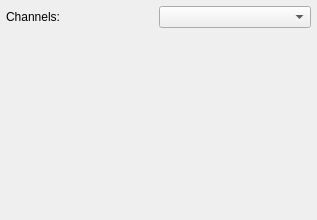
<ui version="4.0" >
 <class>Form</class>
 <widget class="QWidget" name="Form" >
  <property name="geometry" >
   <rect>
    <x>0</x>
    <y>0</y>
    <width>317</width>
    <height>220</height>
   </rect>
  </property>
  <property name="minimumSize" >
   <size>
    <width>0</width>
    <height>220</height>
   </size>
  </property>
  <property name="windowTitle" >
   <string>Form</string>
  </property>
  <layout class="QGridLayout" >
   <property name="margin" >
    <number>6</number>
   </property>
   <property name="spacing" >
    <number>0</number>
   </property>
   <item row="1" column="0" >
    <spacer>
     <property name="orientation" >
      <enum>Qt::Vertical</enum>
     </property>
     <property name="sizeType" >
      <enum>QSizePolicy::Fixed</enum>
     </property>
     <property name="sizeHint" >
      <size>
       <width>20</width>
       <height>4</height>
      </size>
     </property>
    </spacer>
   </item>
   <item row="2" column="0" colspan="2" >
    <widget class="DHistogramWidget" native="1" name="histogramView" >
     <property name="minimumSize" >
      <size>
       <width>0</width>
       <height>140</height>
      </size>
     </property>
    </widget>
   </item>
   <item row="3" column="0" colspan="2" >
    <widget class="DRangeSlider" native="1" name="slider" >
     <property name="minimumSize" >
      <size>
       <width>0</width>
       <height>30</height>
      </size>
     </property>
     <property name="maximumSize" >
      <size>
       <width>16777215</width>
       <height>30</height>
      </size>
     </property>
    </widget>
   </item>
   <item row="0" column="0" >
    <widget class="QLabel" name="channelsLabel" >
     <property name="text" >
      <string>Channels:</string>
     </property>
    </widget>
   </item>
   <item row="0" column="1" >
    <widget class="QComboBox" name="channelsCombo" />
   </item>
  </layout>
 </widget>
 <customwidgets>
  <customwidget>
   <class>DHistogramWidget</class>
   <extends>QWidget</extends>
   <header>d_histogram_widget.h</header>
  </customwidget>
  <customwidget>
   <class>DRangeSlider</class>
   <extends>QWidget</extends>
   <header>d_range_slider.h</header>
  </customwidget>
 </customwidgets>
 <resources/>
 <connections/>
</ui>
